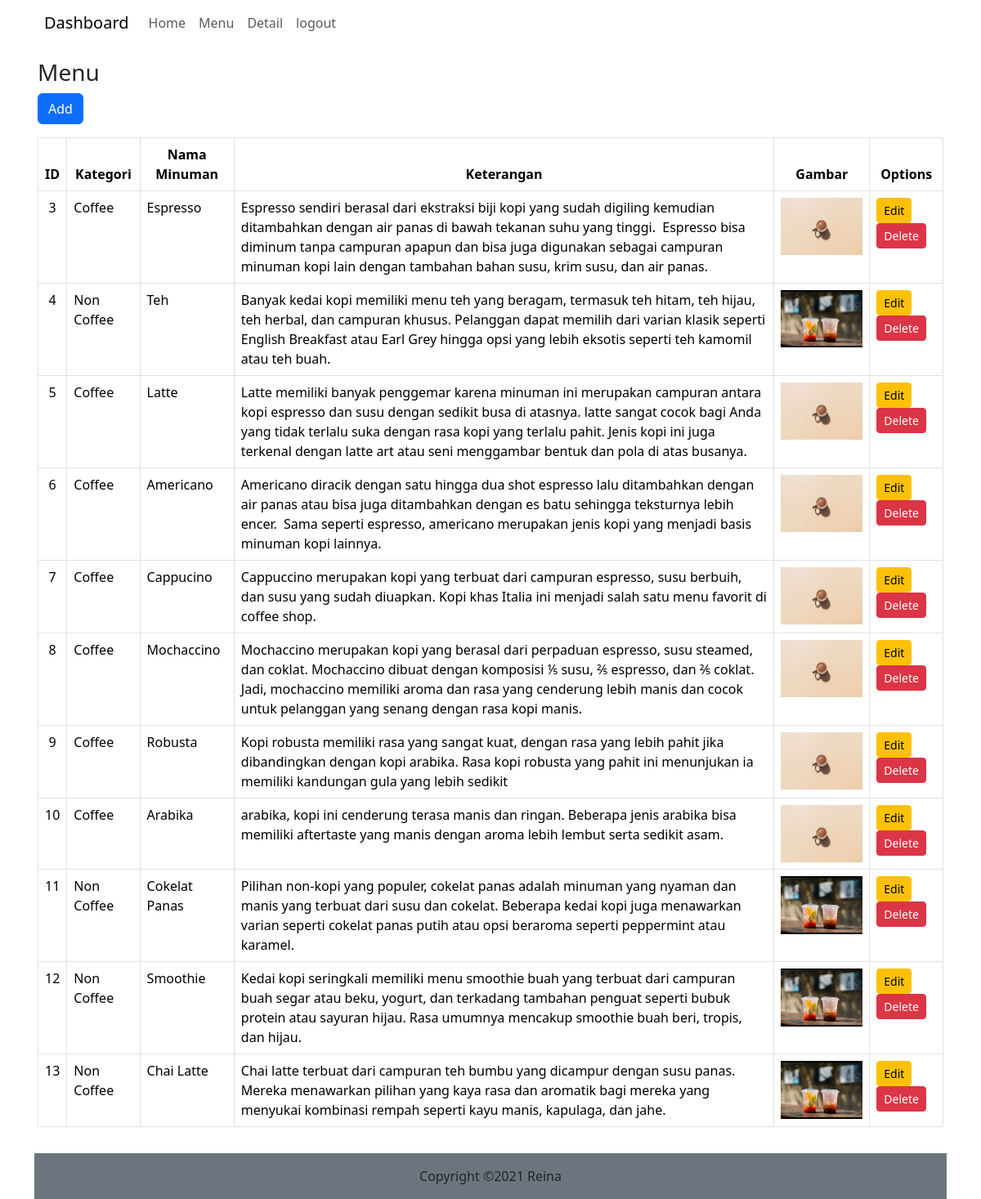
Screenshot of /admins/kopi.php with the database file from the repository.
### tables this page shows
CREATE TABLE `binatang` (
  `id_binatang` int(11) NOT NULL,
  `nama_binatang` varchar(50) NOT NULL,
  `keterangan_binatang` text NOT NULL,
  `gambar` varchar(100) NOT NULL,
  `id_kategori` int(11) NOT NULL
);

CREATE TABLE `kategori` (
  `id_kategori` int(11) NOT NULL,
  `nama_kategori` varchar(50) NOT NULL
);

### functions/functions.php (called while the page is built, shortened)
<?php
$conn =mysqli_connect("localhost","root","","coffeeshop");
function query($query){
    global $conn;
    $result =mysqli_query($conn, $query);
    $rows = [];
    while( $row = mysqli_fetch_assoc($result)){
        $rows[] = $row;
    }
    return $rows;
}

### admins/kopi.php (the view, shortened to what this page needs)
<?php
require_once '../functions/functions.php';
require_once '../admin/header.php';
$binatang = query("SELECT * FROM binatang JOIN kategori ON binatang.id_kategori = kategori.id_kategori");
?>
    <div class="container">
      <div class="row">
        <div class="col-12 p-3 bg-white">
          <h3>Menu</h3>
          <a href="kopi-tambah.php" class="btn btn-primary  mb-3">Add</a>
          <table class="table table-bordered">
            <thead>
              <tr>
                <th class="text-center">ID</th>
                    <th class="text-center">Kategori</th>
                    <th class="text-center">Nama Minuman</th>
                    <th class="text-center">Keterangan</th>
                    <th class="text-center">Gambar</th>
                    <th class="text-center">Options</th>
                  </tr>
            </thead>
            <tbody>
              <?php foreach($binatang as $row):?>
                <tr>
                  <td class="text-center" ><?=$row['id_binatang']?></td>
                  <td ><?=$row['nama_kategori']?></td>
                  <td ><?=$row['nama_binatang']?></td>
                  <td ><?=$row['keterangan_binatang']?></td>
                  <td class="text-center" > <img src="../img/<?=$row['gambar']?>" width="100px"></td>
                   <td>
                    <a  href="kopi-form.php?id_binatang=<?=$row['id_binatang'];?>" class="btn btn-warning btn-sm ">Edit</a>
                    <a href="binatang-delete.php?id_binatang=<?=$row['id_binatang'];?>" class="btn btn-danger btn-sm " onclick="return confirm('yakin?');">Delete</a>
                   </td>
                  </tr>
                  <?php endforeach; ?>
                </tbody>
        </table>
    </div>
  </div>
</div>
<?php require_once '../admin/footer.php';?>
<?php require_once '../admin/footer.php';?>

### admin/header.php (shortened to what this page needs)
<!DOCTYPE html>
<html lang="en">
<head>
    <link rel="stylesheet" href="	https://cdn.jsdelivr.net/npm/bootstrap@5.3.2/dist/css/bootstrap.min.css">
    <link rel="stylesheet" href="../css/style.css">
</head>
<body class="admin-body">
<div class="container bg-white">
    <div class="row">
        <div class="col-12">
        <nav class="navbar navbar-expand-lg bg-white">
  <div class="container-fluid">
    <a class="navbar-brand " href="../Project_UAS/">Dashboard</a>
    <div class="collapse navbar-collapse" id="navbarNavAltMarkup">
      <div class="navbar-nav">
        <a class="nav-link menu-home" aria-current="page" href="../admins/index.php">Home</a>
        <a class="nav-link menu-category" href="../admins/kategori.php">Menu</a>
        <a class="nav-link menu-binatang" href="../admins/kopi.php">Detail</a>
        <a class="nav-link" href="../admin/logout.php">logout</a>
      </div>
    </div>
  </div>
</nav>
        </div>

### admin/footer.php (shortened to what this page needs)
<div class="col-12">
          <div class="footer text-center p-3">
            Copyright &copy;2021 Reina
          </div>
        </div>
    </div>
</div>
</body>
</html>

### css/style.css (style rules this page uses)
.admin-body { background-image: url("../img/bg.png"); background-repeat: repeat; }
.footer { background-color: #6c757d; }
.bg-white { background-color: #6c757d; }

### rows the page displays
binatang: id_binatang "3", id_kategori.nama_kategori "Coffee", nama_binatang "Espresso", keterangan_binatang "Espresso sendiri berasal dari ekstraksi biji kopi yang sudah digiling kemudian ditambahkan dengan air panas di bawah tekanan suhu yang tinggi. Espresso bisa diminum tanpa campuran apapun dan bisa juga digunakan sebagai campuran minuman kopi lain dengan tambahan bahan susu, krim susu, dan air panas.", gambar (picture)
binatang: id_binatang "4", id_kategori.nama_kategori "Non Coffee", nama_binatang "Teh", keterangan_binatang "Banyak kedai kopi memiliki menu teh yang beragam, termasuk teh hitam, teh hijau, teh herbal, dan campuran khusus. Pelanggan dapat memilih dari varian klasik seperti English Breakfast atau Earl Grey hingga opsi yang lebih eksotis seperti teh kamomil atau teh buah.", gambar (picture)
binatang: id_binatang "5", id_kategori.nama_kategori "Coffee", nama_binatang "Latte", keterangan_binatang "Latte memiliki banyak penggemar karena minuman ini merupakan campuran antara kopi espresso dan susu dengan sedikit busa di atasnya. latte sangat cocok bagi Anda yang tidak terlalu suka dengan rasa kopi yang terlalu pahit. Jenis kopi ini juga terkenal dengan latte art atau seni menggambar bentuk dan pola di atas busanya.", gambar (picture)
binatang: id_binatang "6", id_kategori.nama_kategori "Coffee", nama_binatang "Americano", keterangan_binatang "Americano diracik dengan satu hingga dua shot espresso lalu ditambahkan dengan air panas atau bisa juga ditambahkan dengan es batu sehingga teksturnya lebih encer. Sama seperti espresso, americano merupakan jenis kopi yang menjadi basis minuman kopi lainnya.", gambar (picture)
binatang: id_binatang "7", id_kategori.nama_kategori "Coffee", nama_binatang "Cappucino", keterangan_binatang "Cappuccino merupakan kopi yang terbuat dari campuran espresso, susu berbuih, dan susu yang sudah diuapkan. Kopi khas Italia ini menjadi salah satu menu favorit di coffee shop.", gambar (picture)
binatang: id_binatang "8", id_kategori.nama_kategori "Coffee", nama_binatang "Mochaccino", keterangan_binatang "Mochaccino merupakan kopi yang berasal dari perpaduan espresso, susu steamed, dan coklat. Mochaccino dibuat dengan komposisi ⅕ susu, ⅖ espresso, dan ⅖ coklat. Jadi, mochaccino memiliki aroma dan rasa yang cenderung lebih manis dan cocok untuk pelanggan yang senang dengan rasa kopi manis.", gambar (picture)
binatang: id_binatang "9", id_kategori.nama_kategori "Coffee", nama_binatang "Robusta", keterangan_binatang "Kopi robusta memiliki rasa yang sangat kuat, dengan rasa yang lebih pahit jika dibandingkan dengan kopi arabika. Rasa kopi robusta yang pahit ini menunjukan ia memiliki kandungan gula yang lebih sedikit", gambar (picture)
binatang: id_binatang "10", id_kategori.nama_kategori "Coffee", nama_binatang "Arabika", keterangan_binatang "arabika, kopi ini cenderung terasa manis dan ringan. Beberapa jenis arabika bisa memiliki aftertaste yang manis dengan aroma lebih lembut serta sedikit asam.", gambar (picture)
binatang: id_binatang "11", id_kategori.nama_kategori "Non Coffee", nama_binatang "Cokelat Panas", keterangan_binatang "Pilihan non-kopi yang populer, cokelat panas adalah minuman yang nyaman dan manis yang terbuat dari susu dan cokelat. Beberapa kedai kopi juga menawarkan varian seperti cokelat panas putih atau opsi beraroma seperti peppermint atau karamel.", gambar (picture)
binatang: id_binatang "12", id_kategori.nama_kategori "Non Coffee", nama_binatang "Smoothie", keterangan_binatang "Kedai kopi seringkali memiliki menu smoothie buah yang terbuat dari campuran buah segar atau beku, yogurt, dan terkadang tambahan penguat seperti bubuk protein atau sayuran hijau. Rasa umumnya mencakup smoothie buah beri, tropis, dan hijau.", gambar (picture)
binatang: id_binatang "13", id_kategori.nama_kategori "Non Coffee", nama_binatang "Chai Latte", keterangan_binatang "Chai latte terbuat dari campuran teh bumbu yang dicampur dengan susu panas. Mereka menawarkan pilihan yang kaya rasa dan aromatik bagi mereka yang menyukai kombinasi rempah seperti kayu manis, kapulaga, dan jahe.", gambar (picture)
